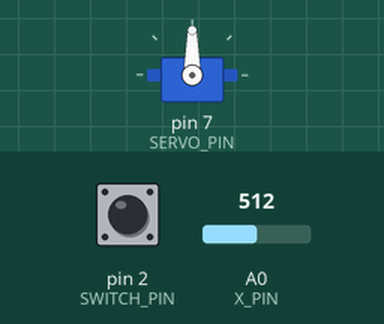
Simulated run of this sketch. Board: Arduino Uno, built with avr-gcc and run on an emulated ATmega328P. On the bench: servo. The test bench sets the inputs (shaded band); at power-on: A0 (X_PIN) = 512, pin 2 (SWITCH_PIN) HIGH.

Above: at 1.2 s.
1.3 s: A0 (X_PIN) set to 716
At 1.8 s:
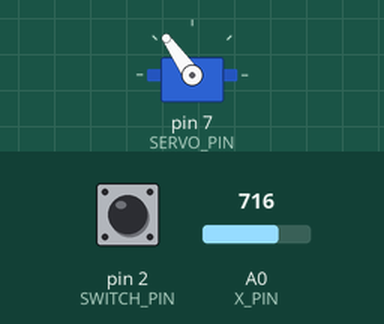
2.8 s: A0 (X_PIN) set to 900
At 4.0 s:
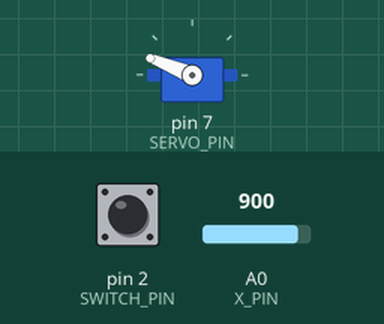
4.3 s: A0 (X_PIN) set to 1023
At 5.3 s:
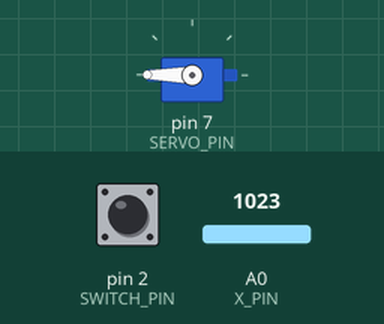
5.8 s: A0 (X_PIN) set to 306
At 6.4 s:
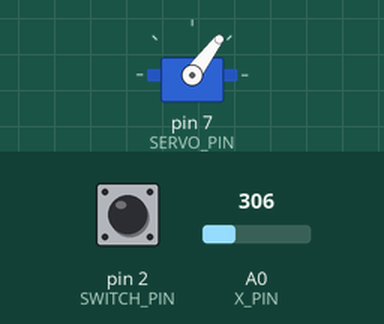
7.3 s: A0 (X_PIN) set to 122
At 8.7 s:
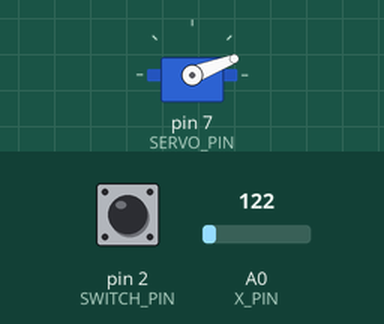
Timing chart, 0 to 9.8 s (numbered marks = the images above; inputs shaded):
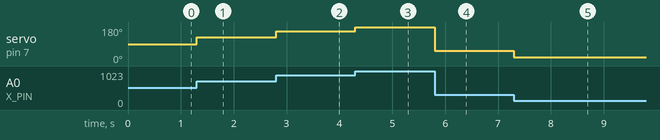

The sketch:

P4_Servo_Joystick.ino
```cpp
#include <Servo.h>

#define X_PIN A0
#define Y_PIN A1
#define SWITCH_PIN 2
#define SERVO_PIN 7

int x_val = 0;
int y_val = 0;
int switch_val = 0;

Servo my_servo;

void setup(){
    Serial.begin(9600);
    pinMode(X_PIN, INPUT);
    pinMode(Y_PIN, INPUT);
    pinMode(SWITCH_PIN, INPUT);
    digitalWrite(SWITCH_PIN, HIGH);
    my_servo.attach(SERVO_PIN);
}

void loop(){
    x_val = analogRead(X_PIN);
    switch_val = digitalRead(SWITCH_PIN);
    delay(1);
    int wx_val = (180./1023.)*x_val; // Here we cn also use the map(x_val, 0, 1023, 0, 180) if we want ^_^ ...
    my_servo.write(wx_val);


}
```

Measured:
- after the input at 1.3 s, servo on pin 7 (SERVO_PIN): 90° → 125° at once
- after the input at 2.8 s, servo on pin 7 (SERVO_PIN): 125° → 158° at once
- after the input at 4.3 s, servo on pin 7 (SERVO_PIN): 158° → 180° at once
- after the input at 5.8 s, servo on pin 7 (SERVO_PIN): 180° → 53° at once
- after the input at 7.3 s, servo on pin 7 (SERVO_PIN): 53° → 21° at once
